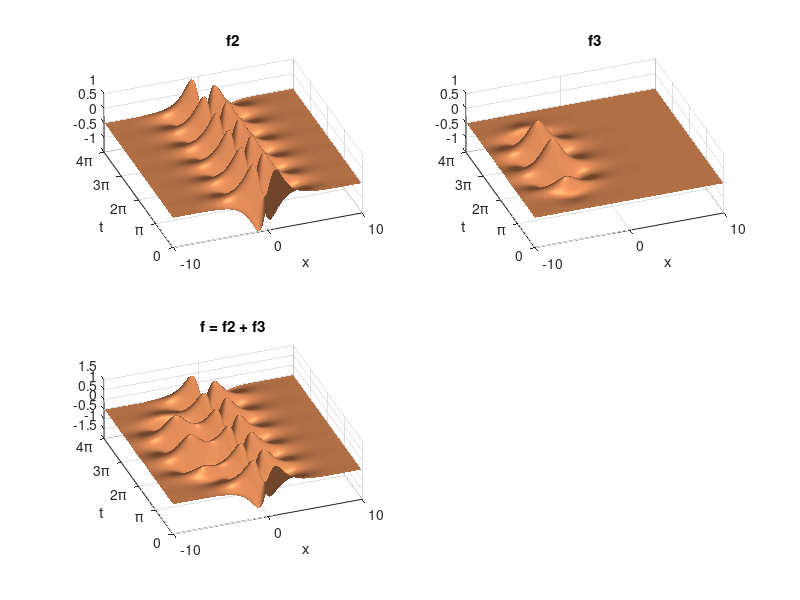

Here is the MATLAB script that generated this plot:
%% Define time and space discretizations
xi = linspace(-10,10,400);
t = linspace(0,4*pi,200); 
dt = t(2) - t(1);
[Xgrid,T] = meshgrid(xi,t);

%% Create two spatio-temporal patterns
f1 = sech(Xgrid+3).*(1*exp(1j*2.3*T));
f2 = (sech(Xgrid).*tanh(Xgrid)).*(2*exp(1j*2.8*T));
f3 = 0.5.*(sech(Xgrid + 5)).*(exp(1j*2.3*T)).*(tanh(T-pi)-tanh(T-3*pi));
%f3 = sech(Xgrid + 6 - T).*exp(1j*2.3*T);

%% Combine signals and make data matrix
plt1Use = 0;
plt2Use = 1;
plt3Use = 1;
f = f2 + f3;
X = f.'; % Data Matrix

%% Visualize fi, fj, and f
figure;
if plt1Use == 1
    subplot(2,2,1); 
    surfl(real(f1)); 
    shading interp; colormap("copper"); view(-20,60);
    set(gca, 'YTick', numel(t)/4 * (0:4)), 
    set(gca, 'Yticklabel',{'0','\pi','2\pi','3\pi','4\pi'});
    set(gca, 'XTick', linspace(1,numel(xi),3)), 
    set(gca, 'Xticklabel',{'-10', '0', '10'});
    title('f1');
    xlabel('x');
    ylabel('t');

    if plt2Use == 1
        subplot(2,2,2);
        surfl(real(f2));
        shading interp; colormap("copper"); view(-20,60);
        set(gca, 'YTick', numel(t)/4 * (0:4)), 
        set(gca, 'Yticklabel',{'0','\pi','2\pi','3\pi','4\pi'});
        set(gca, 'XTick', linspace(1,numel(xi),3)), 
        set(gca, 'Xticklabel',{'-10', '0', '10'});
        title('f2');
        xlabel('x');
        ylabel('t');

        subplot(2,2,3);
        surfl(real(f)); 
        shading interp; colormap("copper"); view(-20,60);
        set(gca, 'YTick', numel(t)/4 * (0:4)), 
        set(gca, 'Yticklabel',{'0','\pi','2\pi','3\pi','4\pi'});
        set(gca, 'XTick', linspace(1,numel(xi),3)), 
        set(gca, 'Xticklabel',{'-10', '0', '10'});
        title('f = f1 + f2');
        xlabel('x');
        ylabel('t');
    else
        subplot(2,2,2);
        surfl(real(f3));
        shading interp; colormap("copper"); view(-20,60);
        set(gca, 'YTick', numel(t)/4 * (0:4)), 
        set(gca, 'Yticklabel',{'0','\pi','2\pi','3\pi','4\pi'});
        set(gca, 'XTick', linspace(1,numel(xi),3)), 
        set(gca, 'Xticklabel',{'-10', '0', '10'});
        title('f3');
        xlabel('x');
        ylabel('t');

        subplot(2,2,3);
        surfl(real(f)); 
        shading interp; colormap("copper"); view(-20,60);
        set(gca, 'YTick', numel(t)/4 * (0:4)), 
        set(gca, 'Yticklabel',{'0','\pi','2\pi','3\pi','4\pi'});
        set(gca, 'XTick', linspace(1,numel(xi),3)), 
        set(gca, 'Xticklabel',{'-10', '0', '10'});
        title('f = f1 + f3');
        xlabel('x');
        ylabel('t');
    end
else
    subplot(2,2,1);
    surfl(real(f2));
    shading interp; colormap("copper"); view(-20,60);
    set(gca, 'YTick', numel(t)/4 * (0:4)), 
    set(gca, 'Yticklabel',{'0','\pi','2\pi','3\pi','4\pi'});
    set(gca, 'XTick', linspace(1,numel(xi),3)), 
    set(gca, 'Xticklabel',{'-10', '0', '10'});
    title('f2');
    xlabel('x');
    ylabel('t');

    subplot(2,2,2);
    surfl(real(f3));
    shading interp; colormap("copper"); view(-20,60);
    set(gca, 'YTick', numel(t)/4 * (0:4)), 
    set(gca, 'Yticklabel',{'0','\pi','2\pi','3\pi','4\pi'});
    set(gca, 'XTick', linspace(1,numel(xi),3)), 
    set(gca, 'Xticklabel',{'-10', '0', '10'});
    title('f3');
    xlabel('x');
    ylabel('t');

    subplot(2,2,3);
    surfl(real(f)); 
    shading interp; colormap("copper"); view(-20,60);
    set(gca, 'YTick', numel(t)/4 * (0:4)), 
    set(gca, 'Yticklabel',{'0','\pi','2\pi','3\pi','4\pi'});
    set(gca, 'XTick', linspace(1,numel(xi),3)), 
    set(gca, 'Xticklabel',{'-10', '0', '10'});
    title('f = f2 + f3');
    xlabel('x');
    ylabel('t');
end
